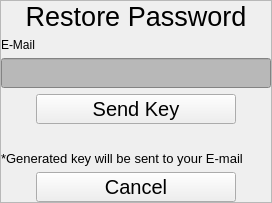
                <widget class="QWidget" name="regPage6">
                 <layout class="QVBoxLayout" name="verticalLayout_27">
                  <property name="spacing">
                   <number>0</number>
                  </property>
                  <property name="leftMargin">
                   <number>0</number>
                  </property>
                  <property name="topMargin">
                   <number>0</number>
                  </property>
                  <property name="rightMargin">
                   <number>0</number>
                  </property>
                  <property name="bottomMargin">
                   <number>0</number>
                  </property>
                  <item>
                   <widget class="QWidget" name="regContainer_6" native="true">
                    <layout class="QVBoxLayout" name="verticalLayout_25">
                     <property name="spacing">
                      <number>0</number>
                     </property>
                     <property name="leftMargin">
                      <number>0</number>
                     </property>
                     <property name="topMargin">
                      <number>0</number>
                     </property>
                     <property name="rightMargin">
                      <number>0</number>
                     </property>
                     <property name="bottomMargin">
                      <number>0</number>
                     </property>
                     <item alignment="Qt::AlignHCenter|Qt::AlignVCenter">
                      <widget class="QFrame" name="regSubContainer_6">
                       <property name="frameShape">
                        <enum>QFrame::StyledPanel</enum>
                       </property>
                       <property name="frameShadow">
                        <enum>QFrame::Raised</enum>
                       </property>
                       <layout class="QVBoxLayout" name="verticalLayout_26">
                        <property name="spacing">
                         <number>6</number>
                        </property>
                        <property name="leftMargin">
                         <number>0</number>
                        </property>
                        <property name="topMargin">
                         <number>0</number>
                        </property>
                        <property name="rightMargin">
                         <number>0</number>
                        </property>
                        <property name="bottomMargin">
                         <number>0</number>
                        </property>
                        <item>
                         <widget class="QLabel" name="restorePasswordLabel">
                          <property name="font">
                           <font>
                            <family>Arial</family>
                            <pointsize>20</pointsize>
                           </font>
                          </property>
                          <property name="styleSheet">
                           <string notr="true">background-color : transparent ; color : black;</string>
                          </property>
                          <property name="text">
                           <string>Restore Password</string>
                          </property>
                          <property name="textFormat">
                           <enum>Qt::AutoText</enum>
                          </property>
                          <property name="alignment">
                           <set>Qt::AlignCenter</set>
                          </property>
                         </widget>
                        </item>
                        <item>
                         <widget class="QLabel" name="emailLabel_3">
                          <property name="text">
                           <string>E-Mail</string>
                          </property>
                         </widget>
                        </item>
                        <item alignment="Qt::AlignHCenter">
                         <widget class="QLineEdit" name="emailRegEntering_2">
                          <property name="minimumSize">
                           <size>
                            <width>270</width>
                            <height>30</height>
                           </size>
                          </property>
                          <property name="maximumSize">
                           <size>
                            <width>270</width>
                            <height>30</height>
                           </size>
                          </property>
                          <property name="font">
                           <font>
                            <pointsize>15</pointsize>
                           </font>
                          </property>
                          <property name="styleSheet">
                           <string notr="true">background-color: rgb(184, 184, 184); color : black;
</string>
                          </property>
                         </widget>
                        </item>
                        <item alignment="Qt::AlignHCenter">
                         <widget class="QPushButton" name="restorePasswordBtn">
                          <property name="minimumSize">
                           <size>
                            <width>200</width>
                            <height>30</height>
                           </size>
                          </property>
                          <property name="maximumSize">
                           <size>
                            <width>200</width>
                            <height>30</height>
                           </size>
                          </property>
                          <property name="font">
                           <font>
                            <pointsize>15</pointsize>
                           </font>
                          </property>
                          <property name="styleSheet">
                           <string notr="true"/>
                          </property>
                          <property name="text">
                           <string>Send Key</string>
                          </property>
                          <property name="shortcut">
                           <string>Return</string>
                          </property>
                         </widget>
                        </item>
                        <item>
                         <widget class="QLabel" name="infoLabel_7">
                          <property name="font">
                           <font>
                            <pointsize>10</pointsize>
                           </font>
                          </property>
                          <property name="styleSheet">
                           <string notr="true">background-color : transparent ; color : rgb(93, 0, 23) ;
</string>
                          </property>
                          <property name="text">
                           <string/>
                          </property>
                         </widget>
                        </item>
                        <item>
                         <widget class="QLabel" name="infoLabel_8">
                          <property name="font">
                           <font>
                            <pointsize>10</pointsize>
                           </font>
                          </property>
                          <property name="text">
                           <string>*Generated key will be sent to your E-mail</string>
                          </property>
                         </widget>
                        </item>
                        <item alignment="Qt::AlignHCenter">
                         <widget class="QPushButton" name="cancelRegBtn_5">
                          <property name="minimumSize">
                           <size>
                            <width>200</width>
                            <height>30</height>
                           </size>
                          </property>
                          <property name="maximumSize">
                           <size>
                            <width>200</width>
                            <height>30</height>
                           </size>
                          </property>
                          <property name="font">
                           <font>
                            <pointsize>15</pointsize>
                           </font>
                          </property>
                          <property name="styleSheet">
                           <string notr="true"/>
                          </property>
                          <property name="text">
                           <string>Cancel</string>
                          </property>
                         </widget>
                        </item>
                       </layout>
                      </widget>
                     </item>
                    </layout>
                   </widget>
                  </item>
                 </layout>
                </widget>
